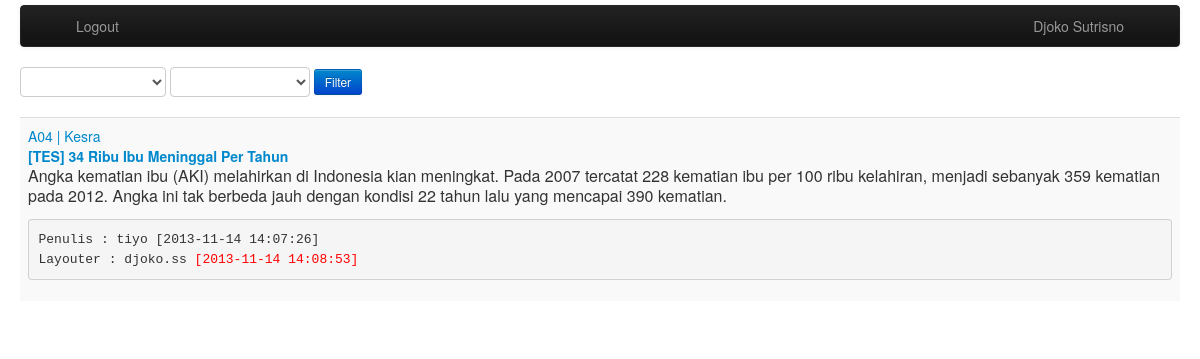
The app's page / (signed in) with its own data.
### tables this page shows
CREATE TABLE IF NOT EXISTS `tblberita` (
  `idBerita` int(6) unsigned NOT NULL AUTO_INCREMENT,
  `tglBerita` date DEFAULT NULL,
  `halaman` varchar(3) DEFAULT NULL,
  `judulBerita` varchar(255) DEFAULT NULL,
  `rubrikBerita` varchar(50) DEFAULT NULL,
  `kota` varchar(50) DEFAULT NULL,
  `isiBerita` text,
  `penulisBerita` varchar(2) DEFAULT NULL,
  `editor` varchar(2) DEFAULT NULL,
  `layouter` enum('1','0') DEFAULT '0',
  `statusBerita` tinyint(1) unsigned DEFAULT NULL COMMENT '0=mentah; 1=setengah jadi; 2=jadi',
  `createdAt` timestamp NULL DEFAULT CURRENT_TIMESTAMP ON UPDATE CURRENT_TIMESTAMP,
  `aktif` enum('1','0') DEFAULT '1',
  PRIMARY KEY (`idBerita`),
  KEY `judulBerita` (`judulBerita`)
);

CREATE TABLE IF NOT EXISTS `tblhalaman` (
  `idHalaman` int(3) unsigned NOT NULL AUTO_INCREMENT,
  `Halaman` char(3) DEFAULT NULL,
  `Aktif` enum('0','1') DEFAULT '1',
  PRIMARY KEY (`idHalaman`)
);

CREATE TABLE IF NOT EXISTS `tblrubrik` (
  `idRubrik` int(2) unsigned NOT NULL AUTO_INCREMENT,
  `namaRubrik` varchar(50) DEFAULT NULL,
  `namaSubrubrik` varchar(50) DEFAULT NULL,
  `parent` int(2) DEFAULT NULL,
  `aktif` enum('1','0') DEFAULT NULL,
  `createdAt` timestamp NULL DEFAULT NULL ON UPDATE CURRENT_TIMESTAMP,
  PRIMARY KEY (`idRubrik`)
);

CREATE TABLE IF NOT EXISTS `tbluser` (
  `iduser` int(5) unsigned NOT NULL AUTO_INCREMENT,
  `firstName` varchar(25) NOT NULL,
  `midleName` varchar(25) DEFAULT NULL,
  `lastName` varchar(25) DEFAULT NULL,
  `uname` varchar(25) NOT NULL,
  `passwd` varchar(25) NOT NULL,
  `passwdmd5` char(32) NOT NULL,
  `emailcorp` varchar(150) NOT NULL,
  `emailnoncorp` varchar(150) DEFAULT NULL,
  `departemen` varchar(30) DEFAULT NULL,
  `jabatan` varchar(30) DEFAULT NULL,
  `aksesLevel` int(1) unsigned DEFAULT '1',
  `statusKaryawan` enum('non aktif','aktif') NOT NULL DEFAULT 'aktif',
  `tglInput` timestamp NOT NULL DEFAULT CURRENT_TIMESTAMP ON UPDATE CURRENT_TIMESTAMP,
  PRIMARY KEY (`iduser`)
);

CREATE TABLE IF NOT EXISTS `tblberita_log` (
  `idlogberita` int(6) unsigned NOT NULL AUTO_INCREMENT,
  `idBerita` int(6) unsigned DEFAULT NULL,
  `halaman` varchar(3) DEFAULT NULL,
  `tglBerita` date DEFAULT NULL,
  `judulBerita` varchar(255) DEFAULT NULL,
  `rubrikBerita` varchar(50) DEFAULT NULL,
  `kota` varchar(50) DEFAULT NULL,
  `isiBerita` text,
  `penulisBerita` varchar(2) DEFAULT NULL,
  `editor` varchar(2) DEFAULT NULL,
  `layouter` varchar(2) DEFAULT NULL,
  `statusBerita` tinyint(1) unsigned DEFAULT NULL COMMENT '0=mentah; 1=setengah jadi; 2=jadi',
  `createdAt` timestamp NULL DEFAULT CURRENT_TIMESTAMP ON UPDATE CURRENT_TIMESTAMP,
  `aktif` enum('1','0') DEFAULT '1',
  PRIMARY KEY (`idlogberita`)
);

### listLayout.php (the view, shortened to what this page needs)
<?php
	$con = mysqli_connect("localhost","k2459657_nruser","@harianNasional","k2459657_newsroom");
	$query = "SELECT jabatan, aksesLevel FROM tbluser WHERE uname='$_SESSION[username]'";
	$sql = mysqli_query($con,$query);
	$recorduser = mysqli_fetch_array ($sql);
	$jabatan = $recorduser['jabatan'];
	if (isset($_GET['tgl'])) {
		$tgl = $_GET['tgl'];
	} elseif (empty($_GET['tgl'])){
		$tgl = date('Y-m-d', time()+86400);
	}
	if (isset($_GET['rub'])) {
		$rub = $_GET['rub'];
	} elseif (empty($_GET['rub'])){
		$rub = "";
	}
	if (isset($_GET['sudahLayout'])) {
		$sudahLayout = $_GET['sudahLayout'];
	} elseif (empty($_GET['sudahLayout'])){
		$sudahLayout = "";
	}
	$tomorow = date('Y-m-d', time()+86400);
	$tomorow = ($tomorow==$tgl) ? $tomorow : $tgl;
	$query = "SELECT tblhalaman.Halaman as Hal, tblrubrik.namaRubrik AS Rubrik,
		tblberita.judulBerita AS Judul, tblberita.isiBerita AS Naskah,
		tblberita.idBerita As idBerita, tbluser.uname As Penulis,
		tblberita.statusBerita AS statusBerita, tblberita.layouter as Layouter,
		tblberita.createdAt AS Stamp
		FROM tblberita
		LEFT JOIN tblhalaman ON tblberita.halaman = tblhalaman.idHalaman
		LEFT JOIN tblrubrik ON tblberita.rubrikBerita = tblrubrik.idRubrik
		LEFT JOIN tbluser ON tblberita.penulisBerita = tbluser.iduser
		WHERE tglBerita='$tomorow' and statusBerita='3' AND tblrubrik.namaRubrik like '%$rub%' AND tblberita.layouter like '%$sudahLayout%'
		ORDER BY tblberita.statusBerita, tblhalaman.Halaman ASC ";
	$sql = mysqli_query($con,$query);
?>
<?php
	if ($jabatan=='Layouter' or $jabatan=='Grafis'){ ?>
	<form class="form-inline" action="index.php?screen=layout">
		<select name="sudahLayout" style="width:auto;" >
			<option></option>
			<option value="1">Sudah Layout</option>
		</select>
		<select name="rub" style="width:auto;" >
			<option></option>
			<?php
			$query3="SELECT namaRubrik, idRubrik FROM tblrubrik WHERE aktif='1'";
			$sql3 = mysqli_query($con,$query3);
			while ($record3 = mysqli_fetch_array ($sql3)) {
			?>
			<option value="<?=$record3['namaRubrik'];?>" ><?=$record3['namaRubrik'];?></option>
			<?php } ?>
		</select>
		<button type="submit" class="btn btn-primary btn-small">Filter</button>
	</form>
		<?php
	} ?>
<table  class="table table-striped" style="width:auto">
<tbody>
	<?php
	while ($record = mysqli_fetch_array ($sql)) {
		$stamp = $record['Stamp'];
		$stamp = strtotime($stamp ) + 25200;
		$stamp = date('Y-m-d H:i:s', $stamp);
		$queryLastEdit = "SELECT createdAt AS edited FROM tblberita_log
			WHERE idBerita='$record[idBerita]' AND layouter='0'
			ORDER BY edited DESC
			LIMIT 1";
		$sqlled = mysqli_query($con,$queryLastEdit);
		$recordled = mysqli_fetch_array ($sqlled);
		$tglLastEdit = $recordled['edited'];
		$tglLastEdit = strtotime($tglLastEdit ) + 25200;
		$tglLastEdit = date('Y-m-d H:i:s', $tglLastEdit );
	?>
	<tr>
		<td>
			<?php if ($record['Layouter']==0) { ?>
				<?=$record['Hal']." | ".$record['Rubrik']." <br/><b> ".$record['Judul'];?></b>
				<?php
				$string = $record['Naskah'];
				$string = html_entity_decode($string);
				$string = (explode("</p>",$string));
				echo $string[0];
				if ($jabatan=='Layouter' or $jabatan=='Grafis') { ?>
					<br/><a href="layoutStamp.php?idBerita=<?=$record['idBerita'];?>&idUser=<?=$_SESSION['iduser'];?>"><div>Stamp for Layout</div></a>
				<?php
				} else {
					echo "<br/><div style:'background-color:yellow;'><font style='color:red;text-decoration:blink;'>Menunggu Layout</font></div>";
				}
				echo "<pre>Penulis : ".$record['Penulis']." [".$tglLastEdit."]</pre>";
			}
			elseif ($record['Layouter']==1){
				$query1 = "SELECT tbluser.uname FROM tblberita
						INNER JOIN tbllayout ON tblberita.idBerita = tbllayout.idBerita
						INNER JOIN tbluser ON tbllayout.userLayout = tbluser.iduser
						WHERE tblberita.idBerita ='$record[idBerita]'";
				$sql1 = mysqli_query($con,$query1);
				$recordlayouter = mysqli_fetch_array ($sql1);
				$layouter = $recordlayouter['uname'];
				if ($jabatan=='Layouter' or $jabatan=='Grafis'){ ?>
					 <a href="gettext.php?idBerita=<?=$record['idBerita'];?>" rel="tooltip" data-original-title="Click to Get Text"><?=$record['Hal']." | ".$record['Rubrik']." <br/><b> ".$record['Judul'];?></a></b>
				<?php
				}
				else { ?>
					<?=$record['Hal']." | ".$record['Rubrik']." <br/><b> ".$record['Judul'];?></b>
				<?php
				}
				$string = $record['Naskah'];
				$string = html_entity_decode($string);
				$string = (explode("</p>",$string));
				echo $string[0]."<br/>";
				echo "<pre>Penulis : ".$record['Penulis']." [".$tglLastEdit."]<div>Layouter : ".$layouter."<font style='color:red;'> [".$stamp."]</font></div></pre>";
			}
			?>
		</td>
	</tr>
	<?php
		}
	?>
</tbody>
</table>

### index.php (shortened to what this page needs)
<!DOCTYPE html>
<html>
<head>
	<?php include "inc/header.php"; ?>
</head>
<body>
	<div class="container-fluid" style="margin-top:5px;">
		<header>
			<div class="row-fluid">
				<?php include "inc/menu.php"; ?>
			</div>
		</header>
</body>
</html>

### inc/header.php (shortened to what this page needs)
   <link href="css/bootstrap.css" rel="stylesheet" type="text/css" />
<link rel="stylesheet" type="text/css" href="css/datepicker.css" >
	<link rel="stylesheet" type="text/css" href="css/bootstrap-formhelpers.css" >
<link rel="stylesheet" type="text/css" href="css/prettify.css" >
<link rel="stylesheet" type="text/css" href="css/bootstrap-modal.css" >
<link href="css/bootstrap-responsive.css" rel="stylesheet" type="text/css" />

### inc/menu.php (shortened to what this page needs)
<div class="navbar navbar-inverse">
	<div class="navbar-inner">
		<div class="container-fluid">
			<div class="nav-collapse collapse">
				<?php
					if ($_SESSION['jabatan']=="Layouter" or $_SESSION['jabatan']=="Grafis") { ?>
						<ul class="nav">
							<li><a href="index.php?screen=logout">Logout</a></li>
						</ul>
						<ul class="nav navbar-nav pull-right">
							<li><a href="#"><?=$_SESSION['namaLengkap'];?></a></li>
						</ul>
					<?php } ?>
			</div>
		</div>
	</div>
</div>
<section id="input" style="padding-top: 0px; padding-bottom: 10px;">
	<?php
		if ($_SESSION['jabatan']=="Layouter" or $_SESSION['jabatan']=="Grafis") {
			$screen = (isset($_GET['screen']))? $_GET['screen'] : "main";
			switch ($screen) {
				case 'main' : include "listLayout.php";
			}
		}
	?>
</section>

### records on screen
tblberita: tblhalaman.Halaman "A04", tblrubrik.namaRubrik "Kesra", judulBerita "[TES] 34 Ribu Ibu Meninggal Per Tahun", isiBerita "Angka kematian ibu (AKI) melahirkan di Indonesia kian meningkat. Pada 2007 tercatat 228 kematian ibu per 100 ribu kelahiran, menjadi sebanyak 359 kematian pada 2012. Angka ini tak berbeda jauh dengan kondisi 22 tahun lalu yang mencapai 390 kematian.", tbluser.uname "tiyo", tblberita_log.createdAt "2013-11-14 14:07:26", tbluser.uname "djoko.ss", createdAt "2013-11-14 14:08:53"

### other values on screen
$_SESSION['namaLengkap'] "Djoko Sutrisno"
